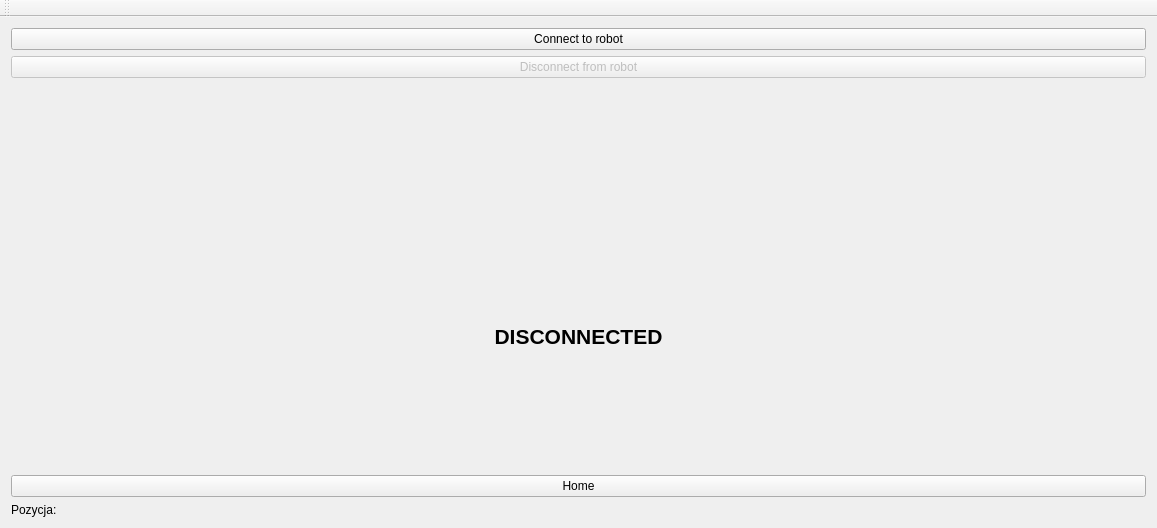
<?xml version="1.0" encoding="UTF-8"?>
<ui version="4.0">
 <class>MainWindow</class>
 <widget class="QMainWindow" name="MainWindow">
  <property name="geometry">
   <rect>
    <x>0</x>
    <y>0</y>
    <width>1157</width>
    <height>528</height>
   </rect>
  </property>
  <property name="windowTitle">
   <string>MainWindow</string>
  </property>
  <widget class="QWidget" name="centralWidget">
   <layout class="QGridLayout" name="gridLayout">
    <item row="0" column="0">
     <layout class="QVBoxLayout" name="verticalLayout">
      <item>
       <widget class="QPushButton" name="connect_r">
        <property name="text">
         <string>Connect to robot</string>
        </property>
       </widget>
      </item>
      <item>
       <widget class="QPushButton" name="disconnect_r">
        <property name="enabled">
         <bool>false</bool>
        </property>
        <property name="text">
         <string>Disconnect from robot</string>
        </property>
       </widget>
      </item>
      <item>
       <spacer name="verticalSpacer_3">
        <property name="orientation">
         <enum>Qt::Vertical</enum>
        </property>
        <property name="sizeHint" stdset="0">
         <size>
          <width>20</width>
          <height>40</height>
         </size>
        </property>
       </spacer>
      </item>
      <item>
       <spacer name="verticalSpacer">
        <property name="orientation">
         <enum>Qt::Vertical</enum>
        </property>
        <property name="sizeHint" stdset="0">
         <size>
          <width>20</width>
          <height>40</height>
         </size>
        </property>
       </spacer>
      </item>
      <item>
       <widget class="QLabel" name="r_state">
        <property name="font">
         <font>
          <pointsize>16</pointsize>
          <weight>75</weight>
          <bold>true</bold>
         </font>
        </property>
        <property name="text">
         <string>DISCONNECTED</string>
        </property>
        <property name="alignment">
         <set>Qt::AlignCenter</set>
        </property>
       </widget>
      </item>
      <item>
       <spacer name="verticalSpacer_2">
        <property name="orientation">
         <enum>Qt::Vertical</enum>
        </property>
        <property name="sizeHint" stdset="0">
         <size>
          <width>20</width>
          <height>40</height>
         </size>
        </property>
       </spacer>
      </item>
      <item>
       <widget class="QPushButton" name="pushButton_2">
        <property name="text">
         <string>Home</string>
        </property>
       </widget>
      </item>
      <item>
       <widget class="QLabel" name="label_pose">
        <property name="text">
         <string>Pozycja:</string>
        </property>
       </widget>
      </item>
     </layout>
    </item>
   </layout>
  </widget>
  <widget class="QMenuBar" name="menuBar">
   <property name="geometry">
    <rect>
     <x>0</x>
     <y>0</y>
     <width>1157</width>
     <height>22</height>
    </rect>
   </property>
  </widget>
  <widget class="QToolBar" name="mainToolBar">
   <attribute name="toolBarArea">
    <enum>TopToolBarArea</enum>
   </attribute>
   <attribute name="toolBarBreak">
    <bool>false</bool>
   </attribute>
  </widget>
  <action name="actionRead">
   <property name="text">
    <string>Read</string>
   </property>
  </action>
  <action name="actionWrite">
   <property name="text">
    <string>Write</string>
   </property>
  </action>
 </widget>
 <layoutdefault spacing="6" margin="11"/>
 <resources/>
 <connections/>
</ui>
